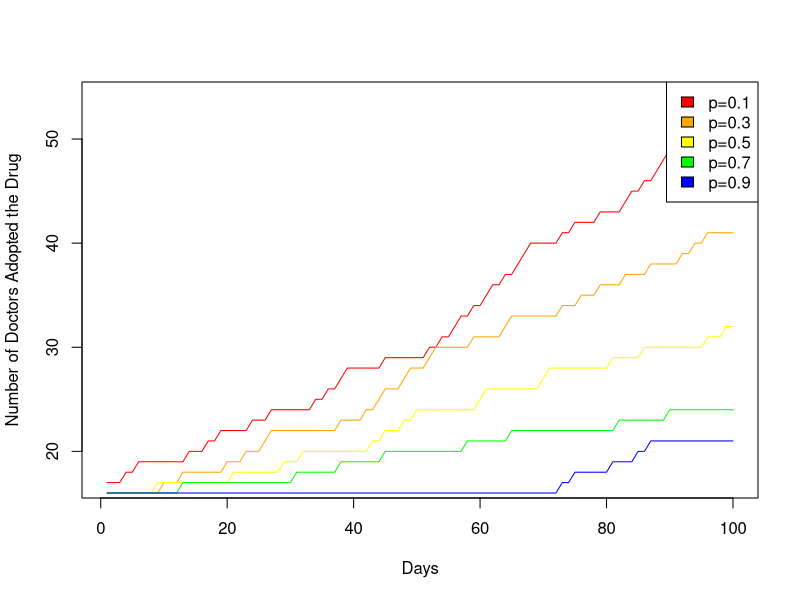

Source code (R):
# Homework 6
# Stat 133, Lec 2, Spring 2015
# Due : Friday March 20th by 5 pm

# Review the slides on simulations for this assignment.

# Consider the following model on use of a new drug:
# We have a population of doctors, population size : <n.doctors>
# Every doctor has either adopted the use of a new drug, or not (0/1 status)
# Now write a function that runs a simulation for a period of :
# <n.days> where
# - every day exactly two _random_ doctors meet
# - if one has adopted but the other one has not then the
#   holdout adopts the use of the drug with probability p
# Return a matrix that shows for each day which doctors have adopted
# the use of the drug.

# Input varibles are
# <n.days> : the number of days the simulation should be run for
# <n.doctors> : total number of doctors 
# <initial.doctors> : a 0/1 vector of length <n.doctors>, 1 for adopters
# <p> : the probability that the non-adopter adopts the drug.

# Ouput variable
# <has_adopted> : matrix with <n.doctors> rows and <n.days> columns
#                 i.e. one row for each doctor
#                 the entries are 0 for days where the doctor is a
#                 non-adopter, else 1 (so once a row turns to 1 it stays as 1).

sim.doctors <- function(initial.doctors, n.doctors, n.days, p){
  has_adopted <- matrix(rep(initial.doctors,n.days),nrow=n.doctors,ncol=n.days)
  for (i in 1:n.days){
    x <- sample(1:n.doctors, size=2)
    if (has_adopted[x[1], i] != has_adopted[x[2],i]) {
    y <- x[has_adopted[x, i] == 0]
    has_adopted[y, i:n.days] <- sample(c(0,1),1,prob=c(1-p, p))
    }
  }
return(has_adopted) 
}

  # Set up the output variable, define it as a matrix then use initial.doctors
  # to set the first column (day)

  # Run a simulation for <n.days> (use a for loop).  In the loop:
  # 1) pick two random doctors
  # 2) check if one has adopted the other hasn't
  # 3) convert the non-adopter with probability p

  # return the output

# When you test your function you have to generate <initial.doctors> and
# pick values for the other input parameters.

set.seed(42)
n.doctors <- 100
initial.doctors <- sample(0:1, size=n.doctors, prob=c(0.9,0.1), replace=T)
n.days <- 100

p=0.9
has_adopted1 <- sim.doctors(initial.doctors, n.doctors, n.days, p)
plot(1:n.days, colSums(has_adopted1), xlab="Days", ylab="Number of Doctors Adopted the Drug", type='l', col="red")

p=0.7
has_adopted2 <- sim.doctors(initial.doctors, n.doctors, n.days, p)
lines(1:n.days, y=colSums(has_adopted2), col="orange")

p=0.5
has_adopted3 <- sim.doctors(initial.doctors, n.doctors, n.days, p)
lines(1:n.days, y=colSums(has_adopted3), col="yellow")

p=0.3
has_adopted4 <- sim.doctors(initial.doctors, n.doctors, n.days, p)
lines(1:n.days, y=colSums(has_adopted4), col="green")

p=0.1
has_adopted5 <- sim.doctors(initial.doctors, n.doctors, n.days, p)
lines(1:n.days, y=colSums(has_adopted5), col="blue")

legend("topright", legend=c("p=0.1","p=0.3","p=0.5","p=0.7","p=0.9"), 
       fill=c("red","orange","yellow","green","blue"))

# Generate a value for <initial.doctors> that has 10% 1s and 90% 0s.
# Run your function for at least 5 different values of <p> and plot
# on x-axis: days,
# on y-axis : the number of doctors that have already adopted the drug, on that day
# Put all 5 lines in one figure (e.g. use first plot() then lines() for the subsequent lines)

